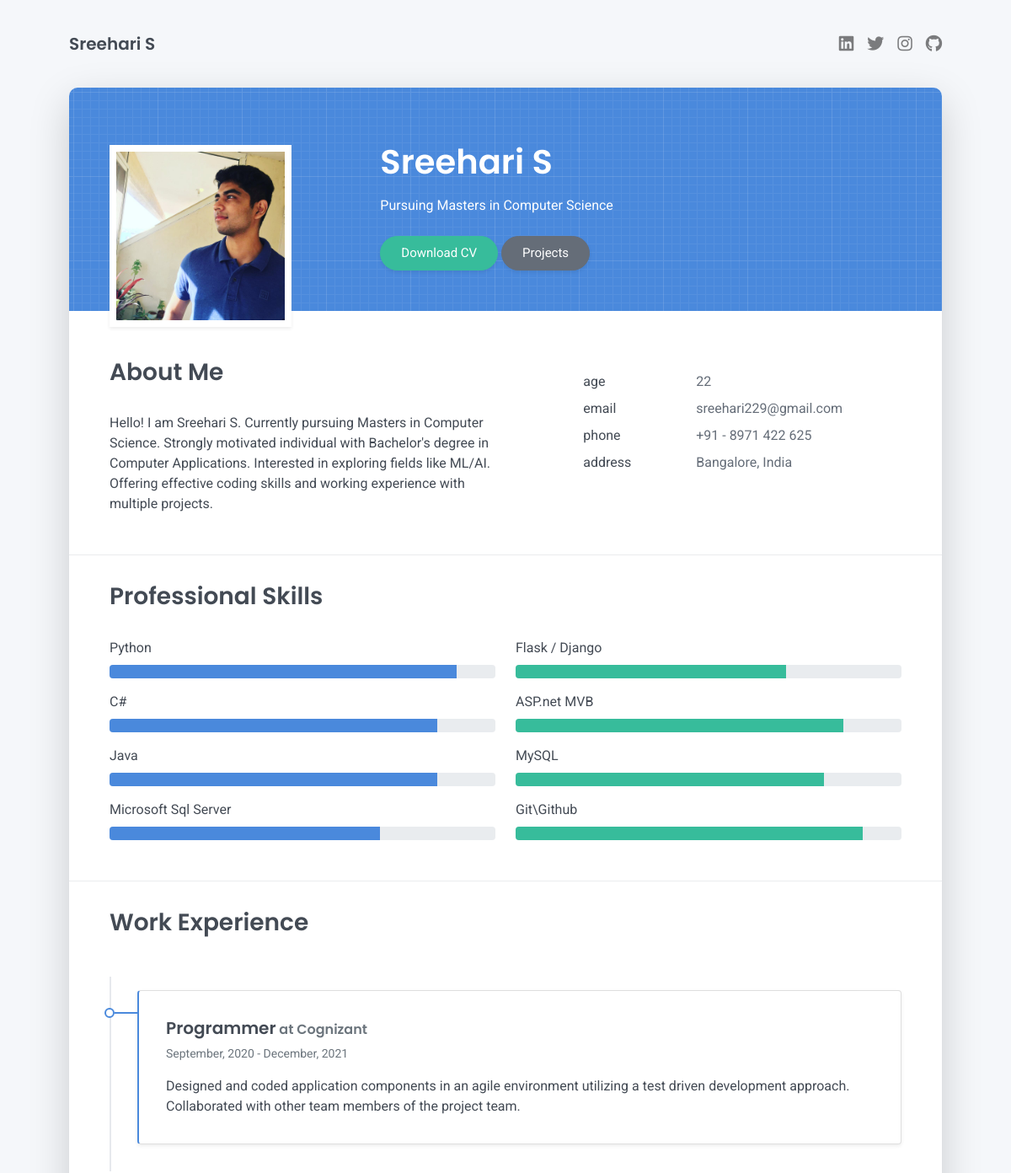
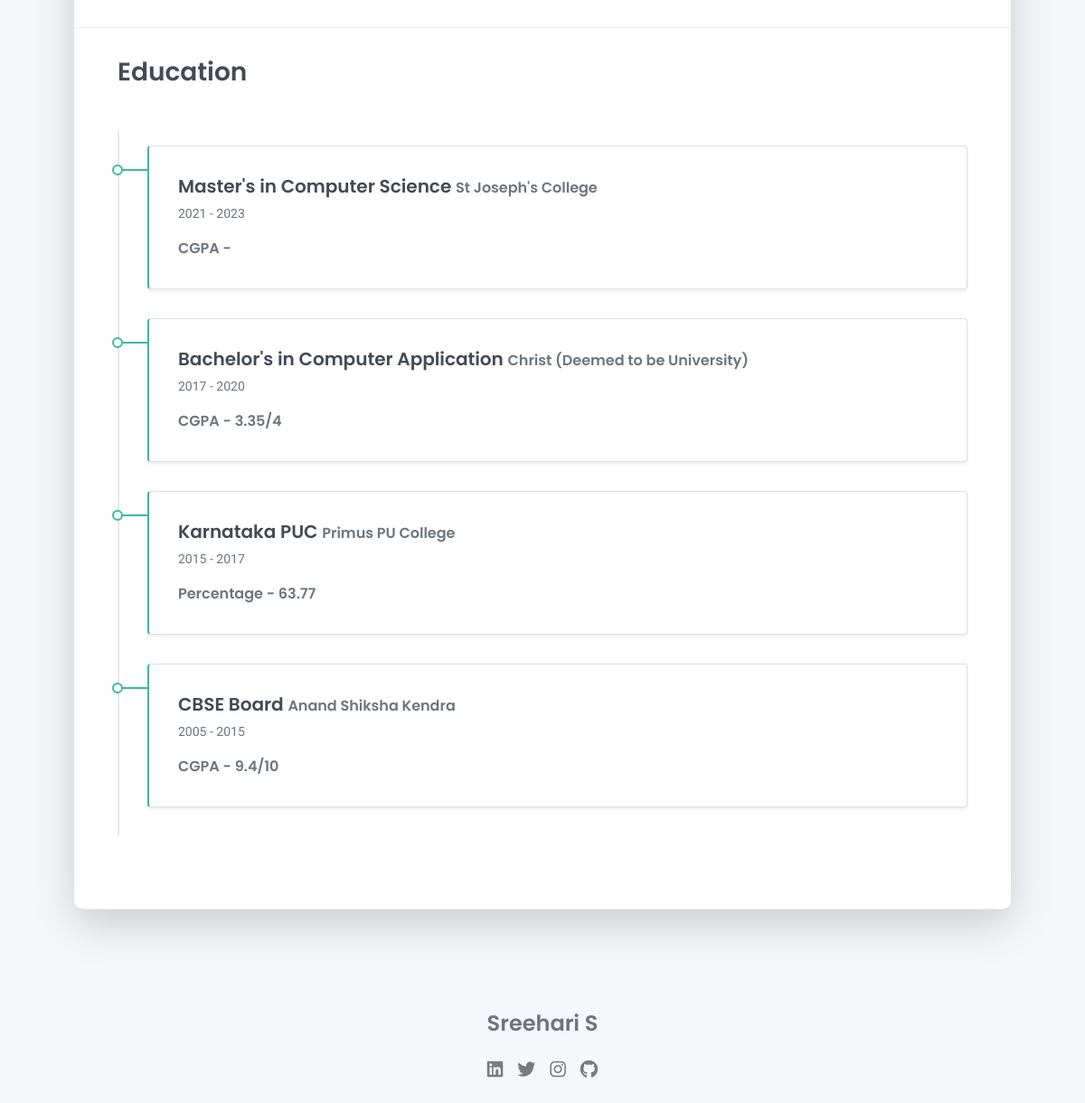
The page / on the database its author committed (2 pictures, top to bottom).
### CurVitae/models.py (models this page shows, shortened)
class Education(models.Model):
    course = models.CharField(max_length=200)
    institution_name = models.CharField(max_length=200)
    year_start = models.IntegerField()
    year_end = models.IntegerField()
    score = models.CharField(max_length=200)
    display = models.BooleanField(default=True)

### CurVitae/views.py (the view)
# urls.py: path('', views.index, name='index'),
def index(request):
    education_details = Education.objects.all().values()
    data = {
        "name" : "Sreehari S",
        "about" : "Hello! I am Sreehari S. Currently pursuing Masters in Computer Science. Strongly motivated individual with Bachelor's degree in Computer Applications. Interested in exploring fields like ML/AI. Offering effective coding skills and working experience with multiple projects.",
        "about_section" : {
            'age' : '22',
            'email' : "sreehari229@gmail.com",
            'phone' : "+91 - 8971 422 625",
            'address' : "Bangalore, India",
        },
        "professional_skills_left" : {
            "Python" : 90,
            "C#" : 85,
            "Java" : 85,
            "Microsoft Sql Server" : 70,
        },
        "professional_skills_right" : {
            "Flask / Django" : 70,
            "ASP.net MVB" : 85,
            "MySQL" : 80,
            "Git\Github" : 90,
        },
        "education" : education_details,
    }
    return render(request, 'CurVitae/education.html', data)

### templates/CurVitae/education.html
{% extends "CurVitae/index.html" %}
{% block education %}
  <div class="education-section px-3 px-lg-4 pb-4">
    <h2 class="h3 mb-4">Education</h2>
    <div class="timeline">
      {% for edu in education %}
      {% if edu.display %}
      <div class="timeline-card timeline-card-success card shadow-sm">
        <div class="card-body">
          <div class="h5 mb-1">{{ edu.course }} <span class="text-muted h6">{{ edu.institution_name }}</span></div>
          <div class="text-muted text-small mb-2">{{ edu.year_start }} - {{ edu.year_end }}</div>
          <div><span class="text-muted h6">{{ edu.score }}</span></div>
        </div>
      </div>
      {% endif %}
      {% endfor %}
    </div>
  </div>
{% endblock education %}

### static/CurVitae/css/main.css (style rules this page uses)
.timeline { border-left: 2px solid #E6E9ED; padding: 1rem 0; }
.timeline-card { position: relative; margin-left: 31px; border-left: 2px solid; margin-bottom: 2rem; }
.timeline-card:last-child { margin-bottom: 1rem; }
.timeline-card:before { content: ''; display: inline-block; position: absolute; background-color: #fff; border-radius: 10px; width: 12px; height: 12px; top: 20px; left: -41px; border: 2px solid; z-index: 2; }
.timeline-card:after { content: ''; display: inline-block; position: absolute; background-color: currentColor; width: 29px; height: 2px; top: 25px; left: -29px; z-index: 1; }
.timeline-card-success { border-left-color: #37BC9B; }
.timeline-card-success:before { border-color: #37BC9B; }
.timeline-card-success:after { background-color: #37BC9B; }
html { scroll-behavior: smooth; }

### rows shown on the page
Education: course "Master's in Computer Science", institution_name "St Joseph's College", year_start "2021", year_end "2023", score "CGPA -"
Education: course "Bachelor's in Computer Application", institution_name "Christ (Deemed to be University)", year_start "2017", year_end "2020", score "CGPA - 3.35/4"
Education: course "Karnataka PUC", institution_name "Primus PU College", year_start "2015", year_end "2017", score "Percentage - 63.77"
Education: course "CBSE Board", institution_name "Anand Shiksha Kendra", year_start "2005", year_end "2015", score "CGPA - 9.4/10"

### other values the page prints
{{ name }} "Sreehari S"
{{ key }} "age" "email" "phone" "address"
{{ value }} "22" "sreehari229@gmail.com" "+91 - 8971 422 625" "Bangalore, India"
{{ key }} "Python" "C#" "Java" "Microsoft Sql Server"
{{ key }} "Flask / Django" "ASP.net MVB" "MySQL" "Git\\Github"
